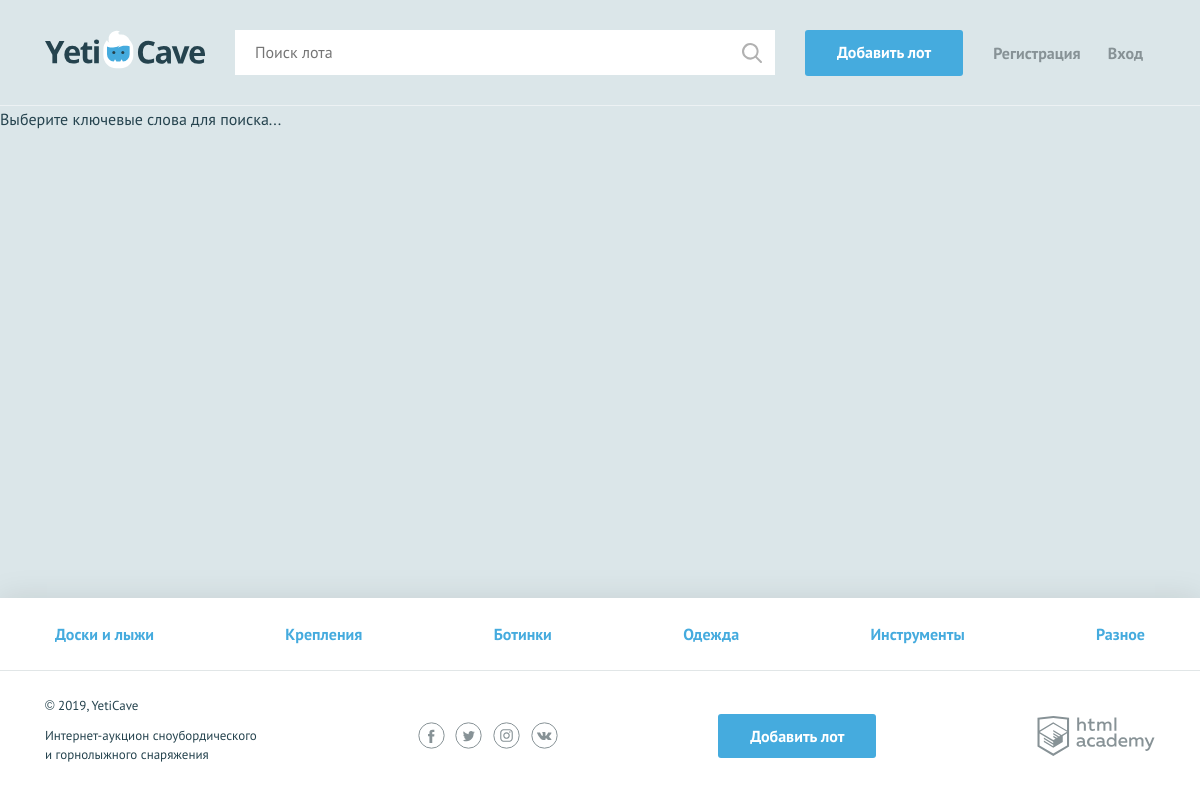
Screenshot of /search.php with the database file from the repository.
### tables this page shows
CREATE TABLE categories (
  id INT AUTO_INCREMENT PRIMARY KEY,
  title CHAR(200) NOT NULL UNIQUE,
  char_code CHAR(200) NOT NULL UNIQUE
);

### helpers.php (called while the page is built, shortened)
<?php
function include_template($name, array $data = []) {
  $name = 'templates/' . $name;
  extract($data);
  require $name;
  $result = ob_get_clean();
  return $result;
}
function get_layout($content, $title, $categories, $user_name) {
  return $layout = include_template("layout.php", [
    "content" => $content,
    "title" => $title,
    "user_name" => $user_name,
    "categories" => $categories
  ]);
};

### mysql/requests.php (called while the page is built, shortened)
<?php
function get_categories_link($link) {
  $sql = 'SELECT id, title, char_code FROM categories';
  return mysqli_query($link, $sql);
}
function get_array($result) {
  return mysqli_fetch_all($result, MYSQLI_ASSOC);
}
function get_categories($link) {
  if ($link) {
    $categoriesLink = get_categories_link($link);
  }
  if ($categoriesLink) {
    $result = get_array($categoriesLink) ?? [];
    return $result;
  }
};

### templates/layout.php (the view, shortened to what this page needs)
<!DOCTYPE html>
<html lang="ru">
  <head>
    <link href="../css/normalize.min.css" rel="stylesheet">
    <link href="../css/style.css" rel="stylesheet">
    <link href="../css/flatpickr.min.css" rel="stylesheet">
  </head>
  <body>
  <div class="page-wrapper">
    <header class="main-header">
      <div class="main-header__container container">
        <a class="main-header__logo" href="index.php">
          <img src="../img/logo.svg" width="160" height="39" alt="Логотип компании YetiCave">
        </a>
        <form class="main-header__search" method="get" action="search.php" autocomplete="off">
          <input type="search" name="search" placeholder="Поиск лота">
          <input class="main-header__search-btn" type="submit" name="find" value="Найти">
        </form>
        <a class="main-header__add-lot button" href="add.php">Добавить лот</a>
        <nav class="user-menu">
        <?php if ($user_name): ?>
          <div class="user-menu__logged">
            <p><?=$user_name; ?></p>
            <a class="user-menu__bets" href="my-bets.php">Мои ставки</a>
            <a class="user-menu__logout" href="logout.php">Выход</a>
          </div>
        <?php else: ?>
          <ul class="user-menu__list">
            <li class="user-menu__item">
              <a href="sign-up.php">Регистрация</a>
            </li>
            <li class="user-menu__item">
              <a href="login.php">Вход</a>
            </li>
          </ul>
        <?php endif; ?>
        </nav>
      </div>
    </header>
    <main class="<?=$main_block_class ?? ""; ?>">
      <?=$content; ?>
    </main>
  </div>
  <footer class="main-footer">
    <nav class="nav">
      <ul class="nav__list container">
      <?php foreach ($categories as $value): ?>
        <li class="nav__item">
          <a href="pages/all-lots.html"><?=$value["title"]; ?></a>
        </li>
      <?php endforeach; ?>
      </ul>
    </nav>
    <div class="main-footer__bottom container">
      <div class="main-footer__copyright">
        <p>© 2019, YetiCave</p>
        <p>Интернет-аукцион сноубордического и горнолыжного снаряжения</p>
      </div>
      <div class="main-footer__social social">
        <a class="social__link social__link--facebook" href="#">
        </a>
          <a class="social__link social__link--twitter" href="#">
          </a>
          <a class="social__link social__link--instagram" href="#">
          </a>
          <a class="social__link social__link--vkontakte" href="#">
          </a>
        </div>
        <a class="main-footer__add-lot button" href="add.php">Добавить лот</a>
        <div class="main-footer__developed-by">
          <a class="logo-academy" href="https://htmlacademy.ru/intensive/php">
          </a>
        </div>
      </div>
    </footer>
  </body>
</html>

### css/style.css (style rules this page uses)
html, body { height: 100%; }
.page-wrapper { display: flex; flex-direction: column; min-height: 100%; margin-bottom: -202px; }
.page-wrapper::after { content: ""; display: block; }
.page-wrapper::after { height: 85px; }
main { margin-bottom: 202px; }
body { min-width: 1140px; background-color: #dbe6e9; font-family: "PT Sans", sans-serif; font-weight: 400; font-size: 16px; line-height: 26px; color: #25434e; }
a { text-decoration: none; }
.container { width: 1110px; margin: 0 auto; padding: 0 15px; }
.button { display: block; padding: 9px 32px; background-color: #45abde; color: #ffffff; text-align: center; font-weight: 700; border: none; border-radius: 3px; }
.main-header { padding: 30px 0 29px; border-bottom: 1px solid rgba(255, 255, 255, 0.5); }
.main-header__container { display: -webkit-flex; display: -ms-flexbox; display: flex; -webkit-justify-content: flex-start; -ms-flex-pack: start; justify-content: flex-start; }
.main-header__logo { display: block; margin-right: 30px; }
.main-header__search { position: relative; width: 540px; margin-right: 30px; }
.main-header__search input[type="search"] { width: 100%; padding: 8px 19px 9px 19px; border: 1px solid #ffffff; }
.main-header__search-btn { content: ""; position: absolute; top: 3px; right: 3px; width: 20px; height: 20px; padding: 20px; background: url("../img/search.svg") center no-repeat; opacity: 0.3; border: 0; font-size: 0; }
.main-header__add-lot { max-width: 160px; margin-right: 30px; }
.user-menu__list { display: -webkit-flex; display: -ms-flexbox; display: flex; -webkit-justify-content: space-between; -ms-flex-pack: justify; justify-content: space-between; -webkit-flex-wrap: wrap; -ms-flex-wrap: wrap; flex-wrap: wrap; width: 150px; margin: 0; margin-top: 10px; padding: 0; list-style: none; }
.user-menu__item a { color: #879296; font-weight: 700; }
.user-menu { display: -webkit-flex; display: -ms-flexbox; display: flex; }
.main-footer { background-color: #ffffff; box-shadow: 0 0 30px 0 rgba(0, 0, 0, 0.1); }
.main-footer__bottom { display: -webkit-flex; display: -ms-flexbox; display: flex; -webkit-justify-content: space-between; -ms-flex-pack: justify; justify-content: space-between; -webkit-align-items: center; -ms-flex-align: center; align-items: center; padding: 25px 0; }
.main-footer__copyright { max-width: 212px; }
.main-footer__copyright p { margin: 0; margin-bottom: 11px; font-size: 13px; line-height: 19px; }
.main-footer__social { width: 140px; }
.social { display: -webkit-flex; display: -ms-flexbox; display: flex; -webkit-justify-content: space-between; -ms-flex-pack: justify; justify-content: space-between; -webkit-flex-wrap: wrap; -ms-flex-wrap: wrap; flex-wrap: wrap; }
.social__link { width: 27px; height: 27px; }
.logo-academy { display: block; width: 118px; height: 40px; }
.nav { background-color: #ffffff; border-bottom: 1px solid #e1e6e7; }
.nav__list { display: -webkit-flex; display: -ms-flexbox; display: flex; -webkit-justify-content: space-between; -ms-flex-pack: justify; justify-content: space-between; -webkit-flex-wrap: wrap; -ms-flex-wrap: wrap; flex-wrap: wrap; list-style: none; }
.nav__item a { position: relative; display: block; padding: 12px 10px; font-weight: 700; color: #45abde; }
.nav__item a::before { content: ""; display: none; position: absolute; bottom: 0; width: calc(100% - 20px); height: 3px; background-color: #e2e5e6; }
.main-footer .nav__item a { padding: 23px 10px; }

### rows the page displays
categories: title "Доски и лыжи"
categories: title "Крепления"
categories: title "Ботинки"
categories: title "Одежда"
categories: title "Инструменты"
categories: title "Разное"

### other values shown
$content "Выберите ключевые слова для поиска..."
